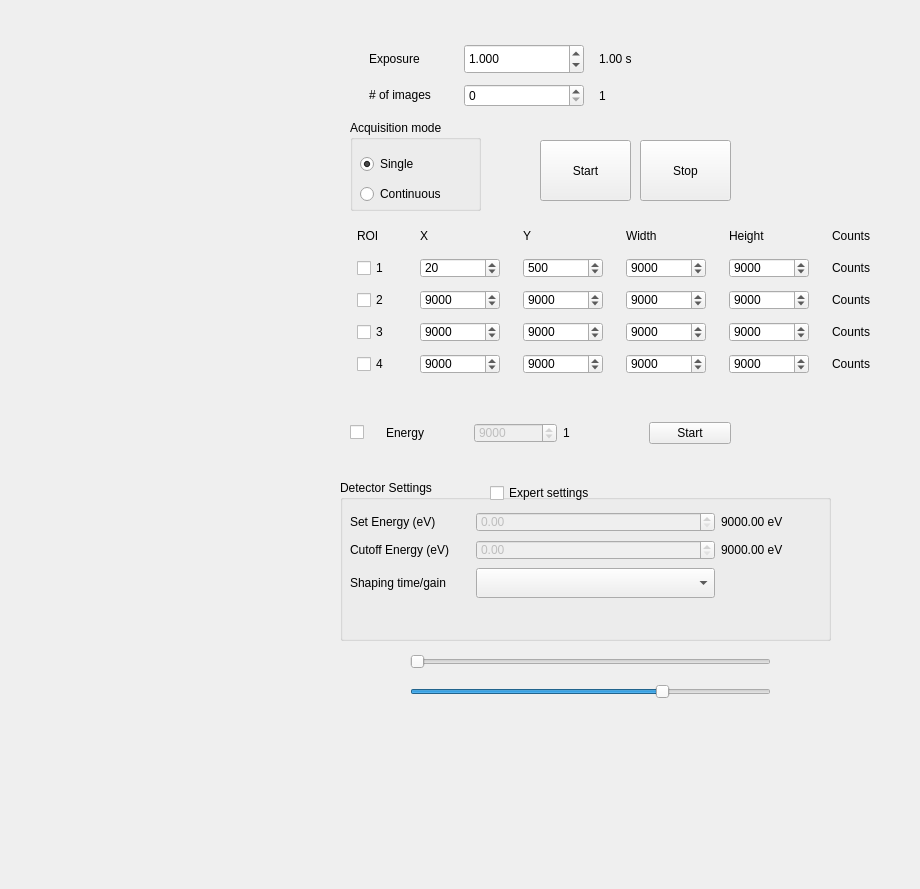
<?xml version="1.0" encoding="UTF-8"?>
<ui version="4.0">
 <class>Form</class>
 <widget class="QWidget" name="Form">
  <property name="geometry">
   <rect>
    <x>0</x>
    <y>0</y>
    <width>920</width>
    <height>889</height>
   </rect>
  </property>
  <property name="sizePolicy">
   <sizepolicy hsizetype="Preferred" vsizetype="Fixed">
    <horstretch>0</horstretch>
    <verstretch>0</verstretch>
   </sizepolicy>
  </property>
  <property name="windowTitle">
   <string>Pilatus Detector</string>
  </property>
  <widget class="QWidget" name="verticalLayoutWidget">
   <property name="geometry">
    <rect>
     <x>10</x>
     <y>30</y>
     <width>321</width>
     <height>781</height>
    </rect>
   </property>
   <layout class="QVBoxLayout" name="verticalLayout_pilatus_image"/>
  </widget>
  <widget class="QWidget" name="gridLayoutWidget">
   <property name="geometry">
    <rect>
     <x>360</x>
     <y>40</y>
     <width>311</width>
     <height>71</height>
    </rect>
   </property>
   <layout class="QGridLayout" name="gridLayout">
    <item row="1" column="0">
     <widget class="QLabel" name="label_3">
      <property name="maximumSize">
       <size>
        <width>80</width>
        <height>20</height>
       </size>
      </property>
      <property name="text">
       <string># of images</string>
      </property>
     </widget>
    </item>
    <item row="0" column="1">
     <widget class="QDoubleSpinBox" name="doubleSpinBox_exposure">
      <property name="maximumSize">
       <size>
        <width>120</width>
        <height>30</height>
       </size>
      </property>
      <property name="decimals">
       <number>3</number>
      </property>
      <property name="value">
       <double>1.000000000000000</double>
      </property>
     </widget>
    </item>
    <item row="0" column="0">
     <widget class="QLabel" name="label">
      <property name="maximumSize">
       <size>
        <width>80</width>
        <height>16777215</height>
       </size>
      </property>
      <property name="text">
       <string>Exposure</string>
      </property>
     </widget>
    </item>
    <item row="0" column="2">
     <widget class="QLabel" name="label_exposure">
      <property name="maximumSize">
       <size>
        <width>60</width>
        <height>16777215</height>
       </size>
      </property>
      <property name="text">
       <string>1.00 s</string>
      </property>
     </widget>
    </item>
    <item row="1" column="2">
     <widget class="QLabel" name="label_num_of_images">
      <property name="maximumSize">
       <size>
        <width>60</width>
        <height>16777215</height>
       </size>
      </property>
      <property name="text">
       <string>1</string>
      </property>
     </widget>
    </item>
    <item row="1" column="1">
     <widget class="QDoubleSpinBox" name="doubleSpinBox_num_of_images">
      <property name="maximumSize">
       <size>
        <width>120</width>
        <height>30</height>
       </size>
      </property>
      <property name="decimals">
       <number>0</number>
      </property>
     </widget>
    </item>
   </layout>
  </widget>
  <widget class="QGroupBox" name="groupBox">
   <property name="geometry">
    <rect>
     <x>350</x>
     <y>120</y>
     <width>131</width>
     <height>91</height>
    </rect>
   </property>
   <property name="title">
    <string>Acquisition mode</string>
   </property>
   <widget class="QWidget" name="verticalLayoutWidget_2">
    <property name="geometry">
     <rect>
      <x>10</x>
      <y>30</y>
      <width>111</width>
      <height>60</height>
     </rect>
    </property>
    <layout class="QVBoxLayout" name="verticalLayout">
     <item>
      <widget class="QRadioButton" name="radioButton_single_exposure">
       <property name="text">
        <string>Single</string>
       </property>
       <property name="checked">
        <bool>true</bool>
       </property>
      </widget>
     </item>
     <item>
      <widget class="QRadioButton" name="radioButton_continuous_exposure">
       <property name="text">
        <string>Continuous</string>
       </property>
      </widget>
     </item>
    </layout>
   </widget>
  </widget>
  <widget class="QPushButton" name="pushButton_start">
   <property name="geometry">
    <rect>
     <x>540</x>
     <y>140</y>
     <width>91</width>
     <height>61</height>
    </rect>
   </property>
   <property name="text">
    <string>Start</string>
   </property>
  </widget>
  <widget class="QPushButton" name="pushButton_stop">
   <property name="geometry">
    <rect>
     <x>640</x>
     <y>140</y>
     <width>91</width>
     <height>61</height>
    </rect>
   </property>
   <property name="text">
    <string>Stop</string>
   </property>
  </widget>
  <widget class="QWidget" name="gridLayoutWidget_2">
   <property name="geometry">
    <rect>
     <x>350</x>
     <y>400</y>
     <width>381</width>
     <height>66</height>
    </rect>
   </property>
   <layout class="QGridLayout" name="gridLayout_2">
    <item row="0" column="0">
     <widget class="QCheckBox" name="checkBox_enable_energy_change">
      <property name="maximumSize">
       <size>
        <width>30</width>
        <height>16777215</height>
       </size>
      </property>
      <property name="text">
       <string/>
      </property>
     </widget>
    </item>
    <item row="0" column="2">
     <widget class="QSpinBox" name="spinBox_mono_energy">
      <property name="enabled">
       <bool>false</bool>
      </property>
      <property name="maximumSize">
       <size>
        <width>100</width>
        <height>20</height>
       </size>
      </property>
      <property name="maximum">
       <number>32000</number>
      </property>
      <property name="value">
       <number>9000</number>
      </property>
     </widget>
    </item>
    <item row="0" column="3">
     <widget class="QLabel" name="label_current_energy">
      <property name="minimumSize">
       <size>
        <width>60</width>
        <height>0</height>
       </size>
      </property>
      <property name="maximumSize">
       <size>
        <width>80</width>
        <height>20</height>
       </size>
      </property>
      <property name="text">
       <string>1</string>
      </property>
     </widget>
    </item>
    <item row="0" column="4">
     <widget class="QPushButton" name="pushButton_move_energy">
      <property name="text">
       <string>Start</string>
      </property>
     </widget>
    </item>
    <item row="0" column="1">
     <widget class="QLabel" name="label_4">
      <property name="maximumSize">
       <size>
        <width>16777215</width>
        <height>20</height>
       </size>
      </property>
      <property name="text">
       <string>Energy</string>
      </property>
     </widget>
    </item>
   </layout>
  </widget>
  <widget class="QWidget" name="gridLayoutWidget_3">
   <property name="geometry">
    <rect>
     <x>340</x>
     <y>220</y>
     <width>571</width>
     <height>160</height>
    </rect>
   </property>
   <layout class="QGridLayout" name="gridLayout_3">
    <item row="3" column="2">
     <widget class="QSpinBox" name="spinBox_roi3_min_y">
      <property name="maximumSize">
       <size>
        <width>80</width>
        <height>20</height>
       </size>
      </property>
      <property name="maximum">
       <number>32000</number>
      </property>
      <property name="value">
       <number>9000</number>
      </property>
     </widget>
    </item>
    <item row="1" column="4">
     <widget class="QSpinBox" name="spinBox_roi1_height">
      <property name="maximumSize">
       <size>
        <width>80</width>
        <height>20</height>
       </size>
      </property>
      <property name="maximum">
       <number>32000</number>
      </property>
      <property name="value">
       <number>9000</number>
      </property>
     </widget>
    </item>
    <item row="4" column="5">
     <widget class="QLabel" name="label_counts_roi4">
      <property name="minimumSize">
       <size>
        <width>60</width>
        <height>0</height>
       </size>
      </property>
      <property name="maximumSize">
       <size>
        <width>60</width>
        <height>16777215</height>
       </size>
      </property>
      <property name="text">
       <string>Counts</string>
      </property>
     </widget>
    </item>
    <item row="4" column="1">
     <widget class="QSpinBox" name="spinBox_roi4_min_x">
      <property name="maximumSize">
       <size>
        <width>80</width>
        <height>20</height>
       </size>
      </property>
      <property name="maximum">
       <number>32000</number>
      </property>
      <property name="value">
       <number>9000</number>
      </property>
     </widget>
    </item>
    <item row="2" column="4">
     <widget class="QSpinBox" name="spinBox_roi2_height">
      <property name="maximumSize">
       <size>
        <width>80</width>
        <height>20</height>
       </size>
      </property>
      <property name="maximum">
       <number>32000</number>
      </property>
      <property name="value">
       <number>9000</number>
      </property>
     </widget>
    </item>
    <item row="2" column="2">
     <widget class="QSpinBox" name="spinBox_roi2_min_y">
      <property name="maximumSize">
       <size>
        <width>80</width>
        <height>20</height>
       </size>
      </property>
      <property name="maximum">
       <number>32000</number>
      </property>
      <property name="value">
       <number>9000</number>
      </property>
     </widget>
    </item>
    <item row="0" column="0">
     <widget class="QLabel" name="label_5">
      <property name="maximumSize">
       <size>
        <width>16777215</width>
        <height>20</height>
       </size>
      </property>
      <property name="text">
       <string>ROI</string>
      </property>
     </widget>
    </item>
    <item row="2" column="3">
     <widget class="QSpinBox" name="spinBox_roi2_width">
      <property name="maximumSize">
       <size>
        <width>80</width>
        <height>20</height>
       </size>
      </property>
      <property name="maximum">
       <number>32000</number>
      </property>
      <property name="value">
       <number>9000</number>
      </property>
     </widget>
    </item>
    <item row="3" column="1">
     <widget class="QSpinBox" name="spinBox_roi3_min_x">
      <property name="maximumSize">
       <size>
        <width>80</width>
        <height>20</height>
       </size>
      </property>
      <property name="maximum">
       <number>32000</number>
      </property>
      <property name="value">
       <number>9000</number>
      </property>
     </widget>
    </item>
    <item row="3" column="5">
     <widget class="QLabel" name="label_counts_roi3">
      <property name="minimumSize">
       <size>
        <width>60</width>
        <height>0</height>
       </size>
      </property>
      <property name="maximumSize">
       <size>
        <width>60</width>
        <height>16777215</height>
       </size>
      </property>
      <property name="text">
       <string>Counts</string>
      </property>
     </widget>
    </item>
    <item row="1" column="3">
     <widget class="QSpinBox" name="spinBox_roi1_width">
      <property name="maximumSize">
       <size>
        <width>80</width>
        <height>20</height>
       </size>
      </property>
      <property name="maximum">
       <number>32000</number>
      </property>
      <property name="value">
       <number>9000</number>
      </property>
     </widget>
    </item>
    <item row="0" column="2">
     <widget class="QLabel" name="label_9">
      <property name="text">
       <string>Y</string>
      </property>
     </widget>
    </item>
    <item row="1" column="5">
     <widget class="QLabel" name="label_counts_roi1">
      <property name="minimumSize">
       <size>
        <width>60</width>
        <height>0</height>
       </size>
      </property>
      <property name="maximumSize">
       <size>
        <width>60</width>
        <height>16777215</height>
       </size>
      </property>
      <property name="text">
       <string>Counts</string>
      </property>
     </widget>
    </item>
    <item row="2" column="0">
     <widget class="QCheckBox" name="checkBox_roi2">
      <property name="maximumSize">
       <size>
        <width>40</width>
        <height>16777215</height>
       </size>
      </property>
      <property name="text">
       <string>2</string>
      </property>
     </widget>
    </item>
    <item row="4" column="2">
     <widget class="QSpinBox" name="spinBox_roi4_min_y">
      <property name="maximumSize">
       <size>
        <width>80</width>
        <height>20</height>
       </size>
      </property>
      <property name="maximum">
       <number>32000</number>
      </property>
      <property name="value">
       <number>9000</number>
      </property>
     </widget>
    </item>
    <item row="4" column="3">
     <widget class="QSpinBox" name="spinBox_roi4_width">
      <property name="maximumSize">
       <size>
        <width>80</width>
        <height>20</height>
       </size>
      </property>
      <property name="maximum">
       <number>32000</number>
      </property>
      <property name="value">
       <number>9000</number>
      </property>
     </widget>
    </item>
    <item row="3" column="4">
     <widget class="QSpinBox" name="spinBox_roi3_height">
      <property name="maximumSize">
       <size>
        <width>80</width>
        <height>20</height>
       </size>
      </property>
      <property name="maximum">
       <number>32000</number>
      </property>
      <property name="value">
       <number>9000</number>
      </property>
     </widget>
    </item>
    <item row="4" column="4">
     <widget class="QSpinBox" name="spinBox_roi4_height">
      <property name="maximumSize">
       <size>
        <width>80</width>
        <height>20</height>
       </size>
      </property>
      <property name="maximum">
       <number>32000</number>
      </property>
      <property name="value">
       <number>9000</number>
      </property>
     </widget>
    </item>
    <item row="0" column="4">
     <widget class="QLabel" name="label_11">
      <property name="text">
       <string>Height</string>
      </property>
     </widget>
    </item>
    <item row="1" column="1">
     <widget class="QSpinBox" name="spinBox_roi1_min_x">
      <property name="maximumSize">
       <size>
        <width>80</width>
        <height>20</height>
       </size>
      </property>
      <property name="maximum">
       <number>32000</number>
      </property>
      <property name="value">
       <number>20</number>
      </property>
     </widget>
    </item>
    <item row="0" column="5">
     <widget class="QLabel" name="label_12">
      <property name="minimumSize">
       <size>
        <width>60</width>
        <height>0</height>
       </size>
      </property>
      <property name="maximumSize">
       <size>
        <width>60</width>
        <height>16777215</height>
       </size>
      </property>
      <property name="text">
       <string>Counts</string>
      </property>
     </widget>
    </item>
    <item row="2" column="1">
     <widget class="QSpinBox" name="spinBox_roi2_min_x">
      <property name="maximumSize">
       <size>
        <width>80</width>
        <height>20</height>
       </size>
      </property>
      <property name="maximum">
       <number>32000</number>
      </property>
      <property name="value">
       <number>9000</number>
      </property>
     </widget>
    </item>
    <item row="0" column="1">
     <widget class="QLabel" name="label_8">
      <property name="text">
       <string>X</string>
      </property>
     </widget>
    </item>
    <item row="1" column="0">
     <widget class="QCheckBox" name="checkBox_roi1">
      <property name="maximumSize">
       <size>
        <width>40</width>
        <height>16777215</height>
       </size>
      </property>
      <property name="text">
       <string>1</string>
      </property>
     </widget>
    </item>
    <item row="4" column="0">
     <widget class="QCheckBox" name="checkBox_roi4">
      <property name="maximumSize">
       <size>
        <width>40</width>
        <height>16777215</height>
       </size>
      </property>
      <property name="text">
       <string>4</string>
      </property>
     </widget>
    </item>
    <item row="0" column="3">
     <widget class="QLabel" name="label_10">
      <property name="text">
       <string>Width</string>
      </property>
     </widget>
    </item>
    <item row="3" column="3">
     <widget class="QSpinBox" name="spinBox_roi3_width">
      <property name="maximumSize">
       <size>
        <width>80</width>
        <height>20</height>
       </size>
      </property>
      <property name="maximum">
       <number>32000</number>
      </property>
      <property name="value">
       <number>9000</number>
      </property>
     </widget>
    </item>
    <item row="1" column="2">
     <widget class="QSpinBox" name="spinBox_roi1_min_y">
      <property name="maximumSize">
       <size>
        <width>80</width>
        <height>20</height>
       </size>
      </property>
      <property name="maximum">
       <number>32000</number>
      </property>
      <property name="value">
       <number>500</number>
      </property>
     </widget>
    </item>
    <item row="3" column="0">
     <widget class="QCheckBox" name="checkBox_roi3">
      <property name="maximumSize">
       <size>
        <width>40</width>
        <height>16777215</height>
       </size>
      </property>
      <property name="text">
       <string>3</string>
      </property>
     </widget>
    </item>
    <item row="2" column="5">
     <widget class="QLabel" name="label_counts_roi2">
      <property name="minimumSize">
       <size>
        <width>60</width>
        <height>0</height>
       </size>
      </property>
      <property name="maximumSize">
       <size>
        <width>60</width>
        <height>16777215</height>
       </size>
      </property>
      <property name="text">
       <string>Counts</string>
      </property>
     </widget>
    </item>
   </layout>
  </widget>
  <widget class="QSlider" name="horizontalSlider">
   <property name="geometry">
    <rect>
     <x>410</x>
     <y>650</y>
     <width>361</width>
     <height>24</height>
    </rect>
   </property>
   <property name="orientation">
    <enum>Qt::Horizontal</enum>
   </property>
  </widget>
  <widget class="QSlider" name="horizontalSlider_2">
   <property name="geometry">
    <rect>
     <x>410</x>
     <y>680</y>
     <width>361</width>
     <height>24</height>
    </rect>
   </property>
   <property name="value">
    <number>70</number>
   </property>
   <property name="orientation">
    <enum>Qt::Horizontal</enum>
   </property>
  </widget>
  <widget class="QGroupBox" name="groupBox_2">
   <property name="geometry">
    <rect>
     <x>340</x>
     <y>480</y>
     <width>491</width>
     <height>161</height>
    </rect>
   </property>
   <property name="title">
    <string>Detector Settings</string>
   </property>
   <widget class="QWidget" name="gridLayoutWidget_4">
    <property name="geometry">
     <rect>
      <x>10</x>
      <y>30</y>
      <width>451</width>
      <height>92</height>
     </rect>
    </property>
    <layout class="QGridLayout" name="gridLayout_4">
     <item row="2" column="0">
      <widget class="QLabel" name="label_7">
       <property name="maximumSize">
        <size>
         <width>120</width>
         <height>16777215</height>
        </size>
       </property>
       <property name="text">
        <string>Shaping time/gain</string>
       </property>
      </widget>
     </item>
     <item row="0" column="0">
      <widget class="QLabel" name="label_2">
       <property name="maximumSize">
        <size>
         <width>120</width>
         <height>16777215</height>
        </size>
       </property>
       <property name="text">
        <string>Set Energy (eV)</string>
       </property>
      </widget>
     </item>
     <item row="1" column="0">
      <widget class="QLabel" name="label_6">
       <property name="maximumSize">
        <size>
         <width>120</width>
         <height>16777215</height>
        </size>
       </property>
       <property name="text">
        <string>Cutoff Energy (eV)</string>
       </property>
      </widget>
     </item>
     <item row="2" column="1">
      <widget class="QComboBox" name="comboBox_shapetime">
       <property name="maximumSize">
        <size>
         <width>300</width>
         <height>30</height>
        </size>
       </property>
      </widget>
     </item>
     <item row="0" column="2">
      <widget class="QLabel" name="label_set_energy">
       <property name="maximumSize">
        <size>
         <width>80</width>
         <height>16777215</height>
        </size>
       </property>
       <property name="text">
        <string>9000.00 eV</string>
       </property>
      </widget>
     </item>
     <item row="1" column="2">
      <widget class="QLabel" name="label_cutoff_energy">
       <property name="maximumSize">
        <size>
         <width>80</width>
         <height>16777215</height>
        </size>
       </property>
       <property name="text">
        <string>9000.00 eV</string>
       </property>
      </widget>
     </item>
     <item row="0" column="1">
      <widget class="QDoubleSpinBox" name="doubleSpinBox_set_energy">
       <property name="enabled">
        <bool>false</bool>
       </property>
       <property name="maximumSize">
        <size>
         <width>300</width>
         <height>20</height>
        </size>
       </property>
      </widget>
     </item>
     <item row="1" column="1">
      <widget class="QDoubleSpinBox" name="doubleSpinBox_cutoff_energy">
       <property name="enabled">
        <bool>false</bool>
       </property>
       <property name="maximumSize">
        <size>
         <width>300</width>
         <height>20</height>
        </size>
       </property>
      </widget>
     </item>
    </layout>
   </widget>
   <widget class="QCheckBox" name="checkBox_detector_settings">
    <property name="geometry">
     <rect>
      <x>150</x>
      <y>0</y>
      <width>131</width>
      <height>26</height>
     </rect>
    </property>
    <property name="text">
     <string>Expert settings</string>
    </property>
   </widget>
  </widget>
 </widget>
 <resources/>
 <connections/>
</ui>
